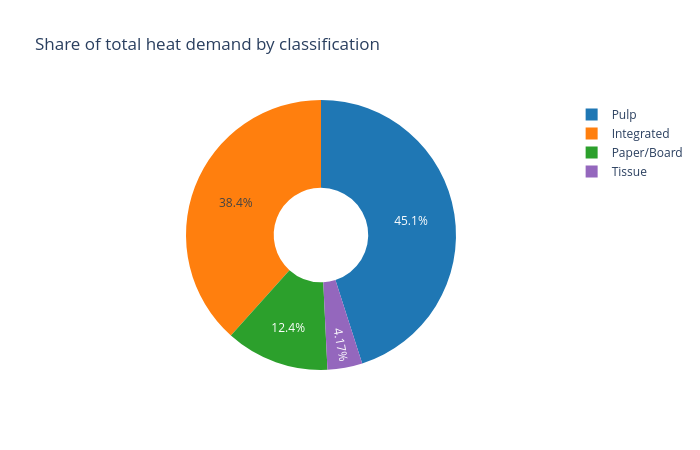

Here is the notebook cell this chart was saved with:
### Code cell
fig_pie = px.pie(
    by_class,
    names="classification",
    values="heat_demand_twh",
    color="classification",
    color_discrete_map=CLASSIFICATION_COLORS,
    title="Share of total heat demand by classification",
    hole=0.35,
)
fig_pie.update_layout(height=450, width=700)
fig_pie.show()

### Figure 1 — Plotly figure (JSON) as saved in the notebook; plotly's stock layout.template omitted (floating-point values rounded to 4 significant figures)
{"data": [{"customdata": [["Pulp"], ["Integrated"], ["Paper/Board"], ["Tissue"]], "domain": {"x": [0, 1], "y": [0, 1]}, "hole": 0.35, "hovertemplate": "classification=%{customdata[0]}<br>heat_demand_twh=%{value}<extra></extra>", "labels": ["Pulp", "Integrated", "Paper/Board", "Tissue"], "legendgroup": "", "marker": {"colors": ["#1f77b4", "#ff7f0e", "#2ca02c", "#9467bd"]}, "name": "", "showlegend": true, "type": "pie", "values": [45.81, 39.0, 12.6, 4.24]}], "layout": {"height": 450, "legend": {"tracegroupgap": 0}, "title": {"text": "Share of total heat demand by classification"}, "width": 700}}
